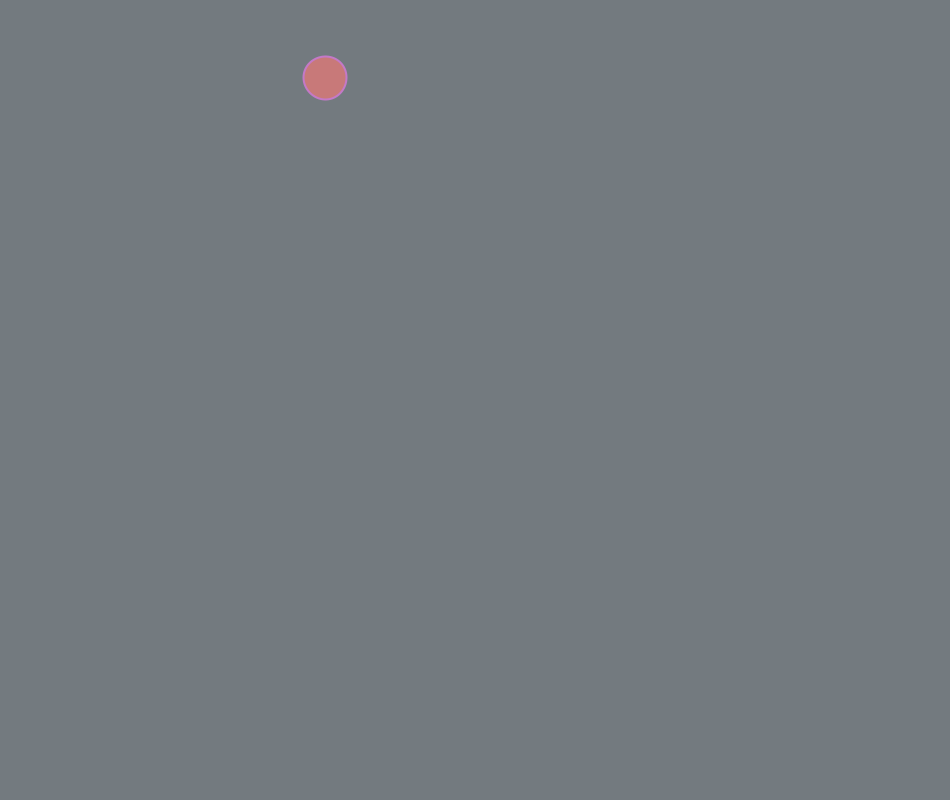
Frame 1 (no input)
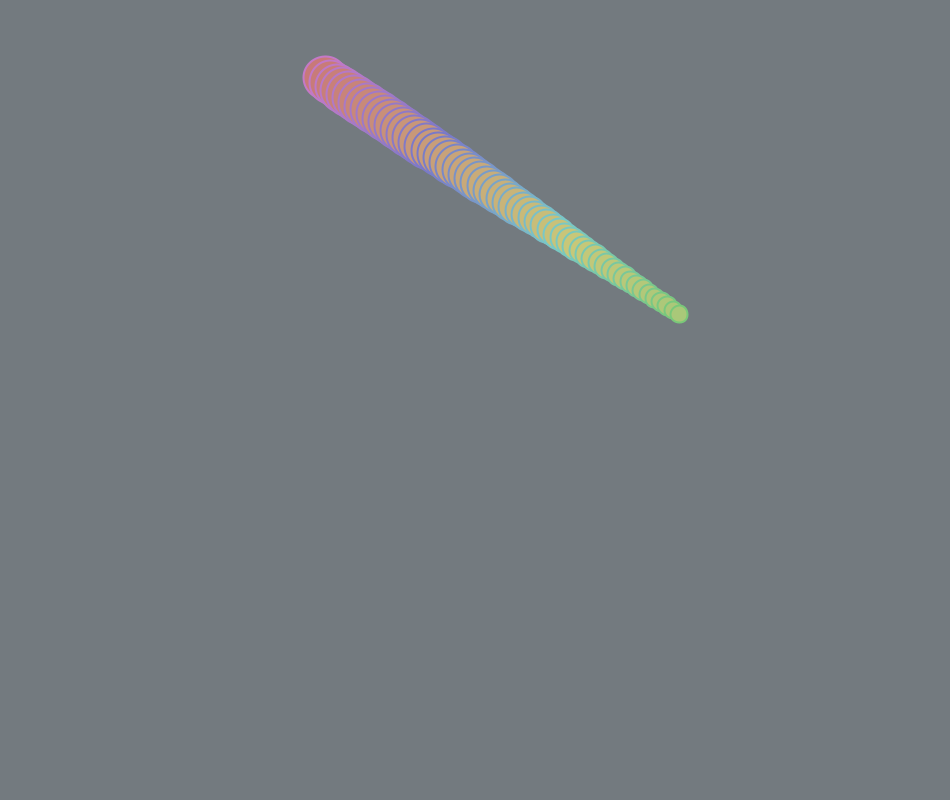
Frame 60 (the mouse pressed at the canvas centre just before this capture)
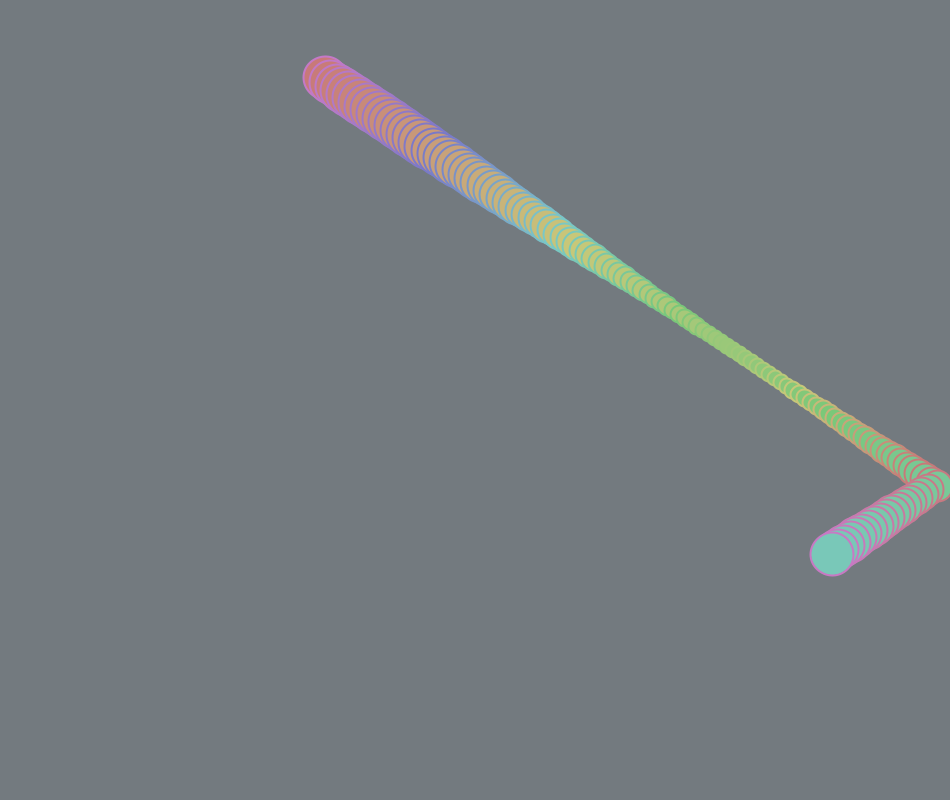
Frame 120 (the mouse held since frame 60 and released just before this capture)

The Processing sketch that drew these frames (run headless with seeded random() and noise(); from frame 60 on, the mouse is pressed at the canvas centre):

// Processing sketch: bouncy_ball_fun
// ── bouncy_ball_fun.pde
  int x; int y;                          //calls the shape coordinates
  float dia; int n = 60;                          //initialize shape diameter
  int min = 4;  int max = 14;            //maximum speed
  float speed = 6*random(0.9,1.1);      //starting X speed (plus some randomness)
  float yspeed = 5*random(0.9,1.1);     //starting Y speed (plus some randomness)
  boolean up = true;                            //starts the shape getting bigger
  int t=0, d = 0,delay = 0;                        //random +- and spinner
  int minsize = 20;  int maxsize = 70;   //shape max and min diameter
  PVector col = new PVector(random(100,150),random(100,150),random(100,150));
void setup()
{
  size(950,800);    // window
  //fullScreen();     //no window
  noCursor();
  background(random(100,150),random(100,150),random(100,150)); //nice random shade of gray + hue
  colorMode(HSB);
 //randomly place the shape
  x = int(random(width));   
  y = int(random(height));
 //framerate at 20fps slows down the animation
  frameRate(30);
}
void draw()
{
   //background(t,100,100);
 //ocsillating size
 dia = 30*(1+sin(radians(n))/2); n = (n < 360) ? n + 3 : 0;
  
 //inside window check for X
  if (((x+(dia/2)) > width) || ((x-(dia/2)) < 0)){
    speed *= -1;  //go backwards
    speed = (speed > 0) ? speed*random(0.9,1.1) : speed*random(0.9,1.1);  //random bounces
    x += (speed/2);  //get away from the wall
  }
  
  x += speed;  //keep going
  
 //inside window check for Y
  if (((y+(dia/2)) > height) || ((y-(dia/2)) < 0)){
    yspeed *= -1;  //go backwards
    yspeed = (yspeed > 0) ? yspeed*random(0.9,1.1) : yspeed*random(0.9,1.1); //random bounces
    y += (yspeed/2);  //get away from the wall
  }  
  
  y += (yspeed);  //keep going

 //max speed check
  if (abs(speed) > max)      speed = ( speed > 0) ? (max*random(0.9,1)) : -max*random(0.9,1);
  if (abs(yspeed) > max)    yspeed = (yspeed > 0) ? (max*random(0.9,1)) : -max*random(0.9,1); 
 //min speed check
  if (abs(speed) < min)      speed = ( speed > 0) ? (min*random(1,1.1)) : -min*random(1,1.1);
  if (abs(yspeed) < min)    yspeed = (yspeed > 0) ? (min*random(1,1.1)) : -min*random(1,1.1);  
  
  //noStroke();
  strokeWeight(2);
  colorMode(HSB); if (t<255){fill(t++,100,200);stroke(map(n,360,0,0,255),100,200);} else {t=1;fill(t,100,200);stroke(map(n,360,0,0,255),100,200);} //colorMode(RGB); 

 //draw shape
 ellipse(x,y,dia,dia); 
 noFill();
  d = d - 3;
  if (!(d >= 360)){d=450;}
  
 //quad(x+dia*sin(radians(d-270)),y+dia*cos(radians(d-270)),x+dia*sin(radians(d-180)),y+dia*cos(radians(d-180)),x+dia*sin(radians(d-90)),y+dia*cos(radians(d-90)),x+dia*sin(radians(d)),y+dia*cos(radians(d)));
 
 //speedometer(); //for troubleshooting
}
void mouseClicked(){
  if (mouseButton == LEFT){  //if left button clicked
    speed = (speed > 0) ? speed+1 : speed-1;  //increase speed magnitude for X
    yspeed = (yspeed > 0) ? yspeed+1 : yspeed-1; //increase speed magnitude for Y
  } else {  //if right button clicked
    speed = (speed > 0) ? speed-1 : speed+1;  //decrease speed magnitude for X
    yspeed = (yspeed > 0) ? yspeed-1 : yspeed+1;  //decrease speed magnitude for Y
  }
}
void speedometer()  //for troubleshooting
{
  rectMode(CORNER);
      fill(col.x,col.y,col.z);
      rect(15,15,70,50,5);
      fill(0);
      textSize(18);
      text("X: " + nfp(int(speed),2),24,38);
      text("Y: " + nfp(int(yspeed),2),24,58);
}
